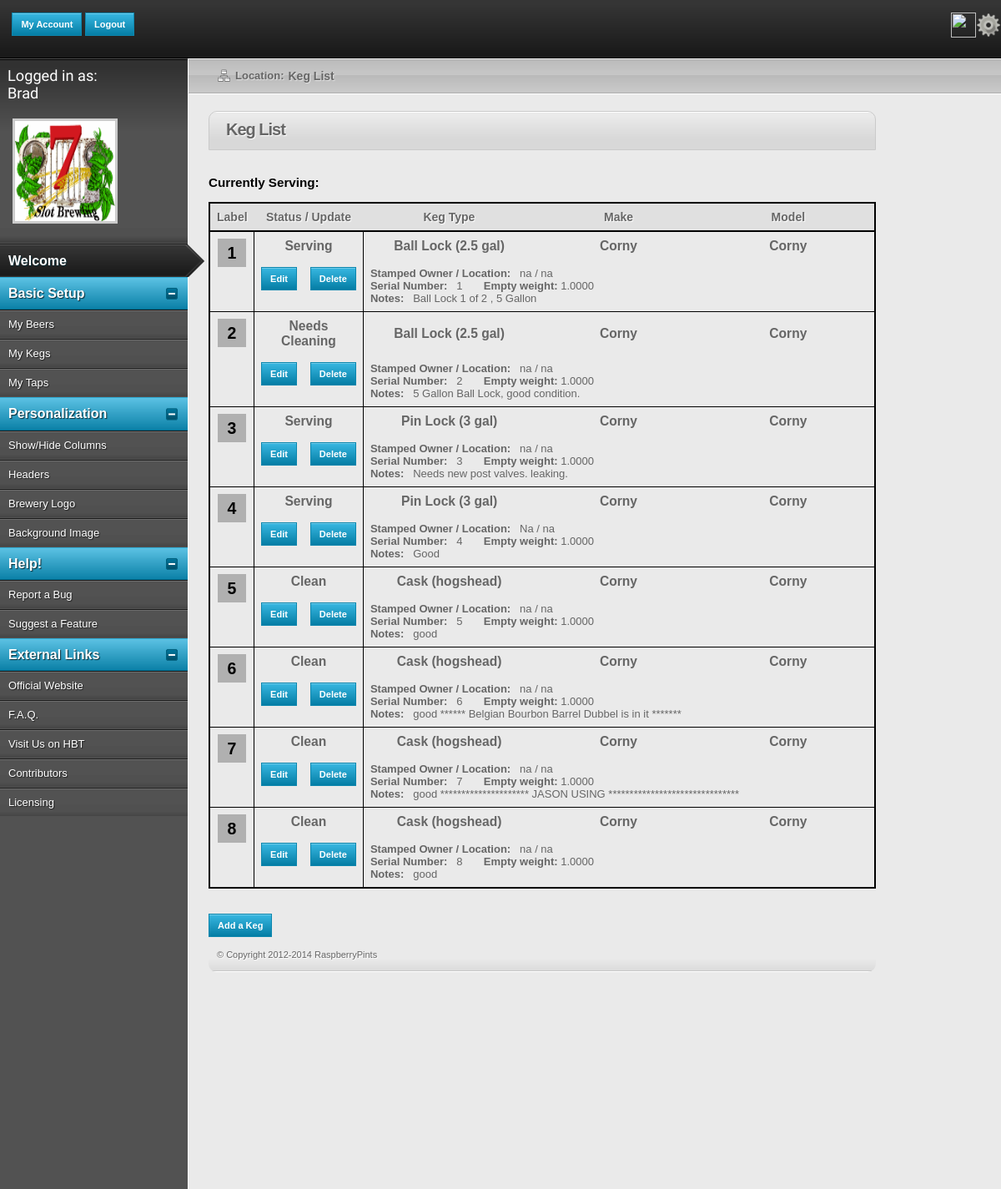
The app's page /admin/keg_list.php (signed in) with its own data.
### tables this page shows
CREATE TABLE IF NOT EXISTS `kegs` (
	`id` int(11) NOT NULL AUTO_INCREMENT,
	`label` int(11) NOT NULL,
	`kegTypeId` int(11) NOT NULL,
	`make` text NOT NULL,
	`model` text NOT NULL,
	`serial` text NOT NULL,
	`stampedOwner` text NOT NULL,
	`stampedLoc` text NOT NULL,
	`notes` text NOT NULL,
	`kegStatusCode` varchar(20) NOT NULL,
	`weight` decimal(11,4) NOT NULL,
	`active` tinyint(1) NOT NULL DEFAULT 1,
	`createdDate` TIMESTAMP NULL,
	`modifiedDate` TIMESTAMP NULL,
	
	PRIMARY KEY (`id`),
	FOREIGN KEY (`kegStatusCode`) REFERENCES kegStatuses(`Code`) ON DELETE CASCADE,
	FOREIGN KEY (`kegTypeId`) REFERENCES kegTypes(`id`) ON DELETE CASCADE
);

CREATE TABLE IF NOT EXISTS `kegStatuses` (
	`code` varchar(20) NOT NULL,
	`name` text NOT NULL,
	`createdDate` TIMESTAMP NULL,
	`modifiedDate` TIMESTAMP NULL,
	
	PRIMARY KEY (`code`)
);

CREATE TABLE IF NOT EXISTS `kegTypes` (
	`id` int(11) NOT NULL AUTO_INCREMENT,
	`displayName` text NOT NULL,
	`maxAmount` decimal(6,2) NOT NULL,
	`createdDate` TIMESTAMP NULL,
	`modifiedDate` TIMESTAMP NULL,
	
	PRIMARY KEY (`id`)
);

CREATE TABLE `users` (
	`id` int(11) NOT NULL AUTO_INCREMENT,
	`username` varchar(65) NOT NULL,
	`password` varchar(65) NOT NULL,
	`name` varchar(65) NOT NULL,
	`email` varchar(65) NOT NULL,
	`createdDate` TIMESTAMP NULL,
	`modifiedDate` TIMESTAMP NULL,

	PRIMARY KEY (`id`),
	UNIQUE KEY `username_UNIQUE` (`username`)
);

### admin/includes/managers/keg_manager.php (called while the page is built, shortened)
<?php
require_once __DIR__.'/../models/keg.php';
class KegManager{
	function GetAllActive(){
		$sql="SELECT * FROM kegs WHERE active = 1 ORDER BY label";
		$qry = mysql_query($sql);
		$kegs = array();
		while($i = mysql_fetch_array($qry)){
			$keg = new Keg();
			$keg->setFromArray($i);
			$kegs[$keg->get_id()] = $keg;
		}
		return $kegs;
	}
}

### admin/includes/models/keg.php (called while the page is built, shortened)
<?php
class Keg
{
	private $_id;
	private $_label;
	private $_kegTypeId;
	private $_make;
	private $_model;
	private $_serial;
	private $_stampedOwner;
	private $_stampedLoc;
	private $_weight;
	private $_notes;
	private $_kegStatusCode;
	public function get_id(){ return $this->_id; }
	public function set_id($_id){ $this->_id = $_id; }
	public function get_label(){ return $this->_label; }
	public function set_label($_label){ $this->_label = $_label; }
	public function get_kegTypeId(){ return $this->_kegTypeId; }
	public function set_kegTypeId($_kegTypeId){ $this->_kegTypeId = $_kegTypeId; }
	public function get_make(){ return $this->_make; }
	public function set_make($_make){ $this->_make = $_make; }
	public function get_model(){ return $this->_model; }
	public function set_model($_model){ $this->_model = $_model; }
	public function get_serial(){ return $this->_serial; }
	public function set_serial($_serial){ $this->_serial = $_serial; }
	public function get_stampedOwner(){ return $this->_stampedOwner; }
	public function set_stampedOwner($_stampedOwner){ $this->_stampedOwner = $_stampedOwner; }
	public function get_stampedLoc(){ return $this->_stampedLoc; }
	public function set_stampedLoc($_stampedLoc){ $this->_stampedLoc = $_stampedLoc; }
	public function get_weight(){ return $this->_weight; }
	public function set_weight($_weight){ $this->_weight = $_weight; }
	public function get_notes(){ return $this->_notes; }
	public function set_notes($_notes){ $this->_notes = $_notes; }
	public function get_kegStatusCode(){ return $this->_kegStatusCode; }
	public function set_kegStatusCode($_kegStatusCode){ $this->_kegStatusCode = $_kegStatusCode; }
}

### admin/includes/managers/kegStatus_manager.php (called while the page is built, shortened)
<?php
require_once __DIR__.'/../models/kegStatus.php';
class KegStatusManager{
	function GetByCode($code){
		$sql="SELECT * FROM kegStatuses WHERE code = '$code'";
		$qry = mysql_query($sql);
		if( $i = mysql_fetch_array($qry) ){
			$kegStatus = new KegStatus();
			$kegStatus->setFromArray($i);
			return $kegStatus;
		}
		return null;
	}
}

### admin/includes/models/kegStatus.php (called while the page is built, shortened)
<?php
class KegStatus
{
	private $_name;
	public function get_name(){ return $this->_name; }
	public function set_name($_name){ $this->_name = $_name; }
}

### admin/includes/managers/kegType_manager.php (called while the page is built, shortened)
<?php
require_once __DIR__.'/../models/kegType.php';
class KegTypeManager{
	function GetById($id){
		$sql="SELECT * FROM kegTypes WHERE id = $id";
		$qry = mysql_query($sql);
		if( $i = mysql_fetch_array($qry) ){
			$kegType = new KegType();
			$kegType->setFromArray($i);
			return $kegType;
		}
		return null;
	}
}

### admin/includes/models/kegType.php (called while the page is built, shortened)
<?php
class KegType
{
	private $_name;
	public function get_name(){ return $this->_name; }
	public function set_name($_name){ $this->_name = $_name; }
}

### admin/keg_list.php (the view, shortened to what this page needs)
<?php
require_once __DIR__.'/includes/models/keg.php';
require_once __DIR__.'/includes/models/kegType.php';
require_once __DIR__.'/includes/models/kegStatus.php';
require_once __DIR__.'/includes/managers/keg_manager.php';
require_once __DIR__.'/includes/managers/kegStatus_manager.php';
require_once __DIR__.'/includes/managers/kegType_manager.php';
$kegManager = new KegManager();
$kegStatusManager = new KegStatusManager();
$kegTypeManager = new KegTypeManager();
$kegs = $kegManager->GetAllActive();
?>
<!DOCTYPE html PUBLIC "-//W3C//DTD XHTML 1.0 Transitional//EN" "http://www.w3.org/TR/xhtml1/DTD/xhtml1-transitional.dtd">
<html xmlns="http://www.w3.org/1999/xhtml">
<head>
<link href="styles/layout.css" rel="stylesheet" type="text/css" />
<link href="styles/wysiwyg.css" rel="stylesheet" type="text/css" />
<link href="styles.css" rel="stylesheet" type="text/css" />
</head>
<?php
include 'header.php';
?>
	<div id="breadcrumb">
		<ul>
			<li><img src="img/icons/icon_breadcrumb.png" alt="Location" /></li>
			<li><strong>Location:</strong></li>
			<li class="current">Keg List</li>
		</ul>
	</div>
	<div id="rightside">
		<div class="contentcontainer lg left">
			<div class="headings alt">
				<h2>Keg List</h2>
			</div>
			<br><br>
			<h3>Currently Serving:</h3>
			<br>
			<table width="800px" border="0" cellspacing="0" cellpadding="0" class="keglist outerborder">
				<thead class="intborder thick">
					<tr>
						<th width="5%"><center>Label</center></th>
						<th width="10%" colspan="2"><center>Status / Update</center></th>
						<th width="28%"><center>Keg Type</center></th>
						<th width="28%"><center>Make</center></th>
						<th width="29%"><center>Model</center></th>
					</tr>
				</thead>
				<tbody>
					<?php
						if( count($kegs) == 0 ){
					?>
					<tr><td class="no-results" colspan="99">No kegs :(<br>Perhaps you should add one?</td></tr>
					<?php
						}else{
							foreach ($kegs as $keg){
								if( $keg->get_kegStatusCode() != null ){
									$kegStatus = $kegStatusManager->GetByCode($keg->get_kegStatusCode());
								}else{
									$kegStatus = new KegStatus();
								}
								if( $keg->get_kegTypeId() != null ){
									$kegType = $kegTypeManager->GetById($keg->get_kegTypeId());
								}else{
									$kegType = new KegType();
								}
					?>
					<tr>
						<td rowspan="2" class="intborder">
							<center><span class="kegsquare"><?php echo $keg->get_label() ?></span></center>
						</td>
						<td colspan="2" class="leftborder rightborder" style="vertical-align:middle; font-size:1.2em;">
							<center><b><?php echo $kegStatus->get_name() ?></b></center>
						</td>
						<td style="vertical-align:middle; font-size:1.2em;">
							<center><b><?php echo $kegType->get_name() ?></b></center>
						</td>
						<td style="vertical-align:middle; font-size:1.2em;">
							<center><b><?php echo $keg->get_make() ?></b></center>
						</td>
						<td class="rightborder thick"style="vertical-align:middle; font-size:1.2em;">
							<center><b><?php echo $keg->get_model() ?></b></center>
						</td>
					</tr>
					<tr class="intborder">
						<td class="leftborder">
							<center><input name="editTap" type="button" class="btn" value="Edit" onclick="window.location='keg_form.php?id=<?php echo $keg->get_id()?>'" /></center>
						</td>
						<td class="rightborder">
							<center>
							<form method="POST">
								<input class="inactivateKeg btn" name="inactivateKeg" type="submit" value="Delete" />
							</form>
							</center>
						</td>
						<td colspan="3">
							<b>Stamped Owner / Location:</b> &nbsp; <?php echo $keg->get_stampedOwner() ?> / <?php echo $keg->get_stampedLoc() ?><br>
							<b>Serial Number:</b> &nbsp; <?php echo $keg->get_serial() ?> &nbsp; &nbsp; &nbsp; <b>Empty weight:</b> <?php echo $keg->get_weight() ?><br>
							<b>Notes:</b> &nbsp; <?php echo $keg->get_notes() ?>
						</td>
					</tr>
		<?php
				}
			}
		?>
				</tbody>
			</table>
			<br/><br/>
			<input type="submit" class="btn" value="Add a Keg" onclick="window.location='keg_form.php'" />
<?php
include 'footer.php';
?>
		</div>
	</div>
<?php
include 'left_bar.php';
?>
</body>
</html>

### admin/header.php
<div id="header">
		<br />&nbsp &nbsp <input type="button" value="My Account" class="btn" onClick="location. href='Mya.php'" />
<input type="button" value="Logout" class="btn" onClick="location. href='includes/endses.php'"/> <a href="personalize.php" title="personalize"><img src="img/icons/gear.png" height="30" width="30" align="right"></a>&nbsp;<a href="../" title="home"><img src="img/icons/home.png" height="30" width="30" align="right"></a>
	</div>

### admin/footer.php
<div id="footer">
			&copy; Copyright 2012-2014 RaspberryPints
		</div>

### admin/left_bar.php (shortened to what this page needs)
<div id="leftside">
<div id="welcome"> &nbsp; Logged in as: <br />
	<?php
		$sql="SELECT `name` FROM `users` WHERE username='$_SESSION[myusername]'";
		$result=mysql_query($sql);
		echo mysql_result($result, 0, 'name');
	?>
</div>
<div class="user">
	<a href="../index.php"><img src="img/logo.png<?php echo "?" . time(); ?>" width="120" height="120" class="hoverimg" alt="Brewery Logo" /></a>
</div>
<ul id="nav">
	<li>
		<ul class="navigation">
			<li class="heading selected">Welcome</li>
		</ul>
	<li>
	<li>
		<a class="expanded heading">Basic Setup</a>
		<ul class="navigation">
			<li><a href="beer_list.php">My Beers</a></li>
			<li><a href="keg_list.php">My Kegs</a></li>
			<li><a href="tap_list.php">My Taps</a></li>
		</ul>
	</li>
		<li>
		<a class="expanded heading">Personalization</a>
		<ul class="navigation">
			<li><a href="personalize.php#columns">Show/Hide Columns</a></li>
			<li><a href="personalize.php#header">Headers</a></li>
			<li><a href="personalize.php#logo">Brewery Logo</a></li>
			<li><a href="personalize.php#background">Background Image</a></li>
		</ul>
	</li>
	<li>
		<a class="expanded heading">Help!</a>
		<ul class="navigation">
			<li><a href="http://raspberrypints.com/report-bug/" target="_blank">Report a Bug</a></li>
			<li><a href="http://raspberrypints.com/request-feature/" target="_blank">Suggest a Feature</a></li>
		</ul>
	</li>
	<li>
		<a class="expanded heading">External Links</a>
		<ul class="navigation">
			<li><a href="http://www.raspberrypints.com/" target="_blank">Official Website</a></li>
			<li><a href="http://www.raspberrypints.com/faq" target="_blank">F.A.Q.</a></li>
			<li><a href="http://www.homebrewtalk.com/f51/initial-release-raspberrypints-digital-taplist-solution-456809" target="_blank">Visit Us on HBT</a></li>
			<li><a href="http://www.raspberrypints.com/contributors" target="_blank">Contributors</a></li>
			<li><a href="http://www.raspberrypints.com/licensing" target="_blank">Licensing</a></li>
		</ul>
	</li>
</ul>

### admin/styles/layout.css (style rules this page uses)
html, body { height: 100%; }
ul, li { list-style: none; padding: 0; margin: 0; }
img { border: none; }
h1, h2, h3, h4, h5 { padding: 0px; margin: 0px; }
h3 { color: black; }
.left { float: left; }
.hoverimg { background: #ccc; padding: 3px; float: left; }
#header { width: 100%; height: 70px; background: #353535 url(../img/bg_header.png) repeat-x bottom; }
#breadcrumb { height: 21px; background: #C7C7C7 url(../img/bg_breadcrumb.png) repeat-x top; margin: 0 0 0 226px; border-top: 1px solid #fff; border-bottom: 1px solid #fff; padding: 12px 0 8px 35px; text-shadow: 1px 1px 1px #e4e4e4; }
#breadcrumb li { float: left; padding-right: 5px; }
#breadcrumb li.current { font-weight: 700; font-size: 14px; }
#leftside { width: 225px; height: 100%; background: #525252 url(../img/bg_leftside.png) repeat-x top; position: absolute; top: 70px; border-right:1px solid #fff; padding-top: 10px; }
.user, .notifications { width:195px; padding: 15px; color: #ccc; overflow: auto; text-shadow: 1px 1px 1px #111; background: url(../img/bg_left_spacer.png) repeat-x bottom; }
.user img { float: left; margin: 5px 15px 10px 0; }
ul.navigation { width: 225px; color: #fff; }
ul.navigation li a { text-shadow: 1px 1px 1px #222; background: url(../img/bg_navigation_link.png) repeat-x top; outline: none; width: 205px; display: block; color: #fff; text-decoration: none; padding: 10px; height: 15px; }
ul#nav li a.heading, a.collapsed, a.expanded, ul.navigation li.selected { line-height: 1.2em; width: 205px; font-size: 16px; font-weight: 700; padding: 9px 10px; display: block; color: #fff; cursor: pointer; }
ul.navigation li.selected { width: 226px; z-index: 2; position: relative; padding: 10px; }
#rightside { height: 100%; margin: 20px 20px 0 250px; }
.contentcontainer { margin-bottom: 20px; }
.headings { padding: 0 20px; border: 1px solid #CACACA; text-shadow: 1px 1px 1px #fff; background: #EAEAEA url(../img/bg_heading.png) repeat-x top; border-top-left-radius: 10px; border-top-right-radius: 10px; -moz-border-radius-topright: 10px; -moz-border-radius-topleft: 10px; letter-spacing: -1px; height: 45px; }
.headings h2 { padding-top: 10px; font-size: 20px; }
.lg { width: 800px; }
table { border-collapse: collapse; }
thead th { white-space: nowrap; }
th,td { text-align: left; padding: 8px; vertical-align: top; }
th { background-color: #E0E0E0; text-shadow: 1px 1px 1px #fff; font-size: 14px; }
.intborder { border-bottom: solid 1px black; }
.intborder th { border-bottom: solid 1px black; }
.outerborder { border: solid 2px black; }
.leftborder { border-left: solid 1px black; }
.rightborder { border-right: solid 1px black; }
.thick { border-width: 2px; }
span.kegsquare { background-color: rgba(0,0,0,0.25); color: #000000; display: inline-block; font-weight: bold; font-size: 1.5em; line-height: 1.75em; text-align: center; width: 1.75em; }
input, textarea { font-family: Arial, Helvetica, sans-serif; }
#footer { font-size: 11px; padding: 15px 10px; clear: both; background: url(../img/bg_footer.png) repeat-x bottom; margin-bottom: 20px; border-bottom-left-radius: 10px; border-bottom-right-radius: 10px; -moz-border-radius-bottomright: 10px; -moz-border-radius-bottomleft: 10px; text-shadow: 1px 1px 1px #fff; }

### admin/styles.css (style rules this page uses)
ul#nav li a.heading, a.collapsed, a.expanded, ul.navigation li.selected { border-bottom: 1px solid #006F93; border-top: 1px solid #2DABD5; text-shadow: 1px 1px 1px #0D2C35; background: url(img/bg_navigation.png) no-repeat top; }
ul#nav li a.expanded { background: url(img/bg_navigation.png) 0 -76px; }
ul.navigation li.selected { background: url(img/bg_navigation_selected.png) no-repeat -1px 0; border: none; }
.btn, .btnalt { background: url(img/bg_buttons.png) repeat-x top; border: 1px solid #0D87AE!important; color: #fff; font-size: 11px; padding: 7px 10px; boirder-radius: 7px; -moz-border-radius: 7px; font-weight: 700; border: none; }
#welcome { font-family: 'Fredoka One', cursive; font-weight: 400; color: white; font-size:140% }

### records on screen
kegs: label "1", kegStatusCode.name "Serving", kegTypeId.displayName "Ball Lock (2.5 gal)", make "Corny", model "Corny", stampedOwner "na", stampedLoc "na", serial "1", weight "1.0000", notes "Ball Lock 1 of 2 , 5 Gallon"
kegs: label "2", kegStatusCode.name "Needs Cleaning", kegTypeId.displayName "Ball Lock (2.5 gal)", make "Corny", model "Corny", stampedOwner "na", stampedLoc "na", serial "2", weight "1.0000", notes "5 Gallon Ball Lock, good condition."
kegs: label "3", kegStatusCode.name "Serving", kegTypeId.displayName "Pin Lock (3 gal)", make "Corny", model "Corny", stampedOwner "na", stampedLoc "na", serial "3", weight "1.0000", notes "Needs new post valves. leaking."
kegs: label "4", kegStatusCode.name "Serving", kegTypeId.displayName "Pin Lock (3 gal)", make "Corny", model "Corny", stampedOwner "Na", stampedLoc "na", serial "4", weight "1.0000", notes "Good"
kegs: label "5", kegStatusCode.name "Clean", kegTypeId.displayName "Cask (hogshead)", make "Corny", model "Corny", stampedOwner "na", stampedLoc "na", serial "5", weight "1.0000", notes "good"
kegs: label "6", kegStatusCode.name "Clean", kegTypeId.displayName "Cask (hogshead)", make "Corny", model "Corny", stampedOwner "na", stampedLoc "na", serial "6", weight "1.0000", notes "good ****** Belgian Bourbon Barrel Dubbel is in it *******"
kegs: label "7", kegStatusCode.name "Clean", kegTypeId.displayName "Cask (hogshead)", make "Corny", model "Corny", stampedOwner "na", stampedLoc "na", serial "7", weight "1.0000", notes "good ********************* JASON USING *******************************"
kegs: label "8", kegStatusCode.name "Clean", kegTypeId.displayName "Cask (hogshead)", make "Corny", model "Corny", stampedOwner "na", stampedLoc "na", serial "8", weight "1.0000", notes "good"
users: name "Brad"
